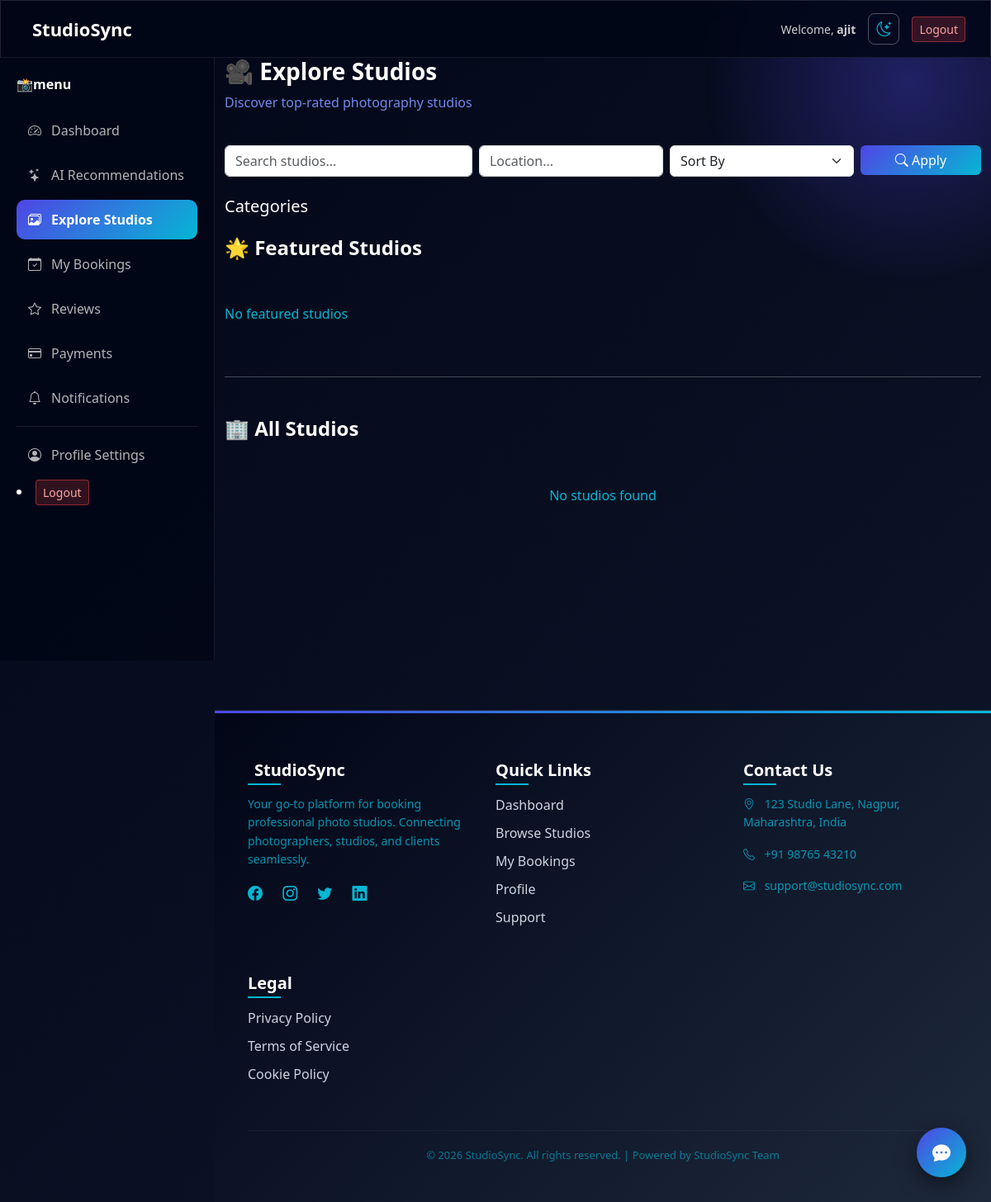
Before: /dashboard/explore/ (signed in) with the older database file.
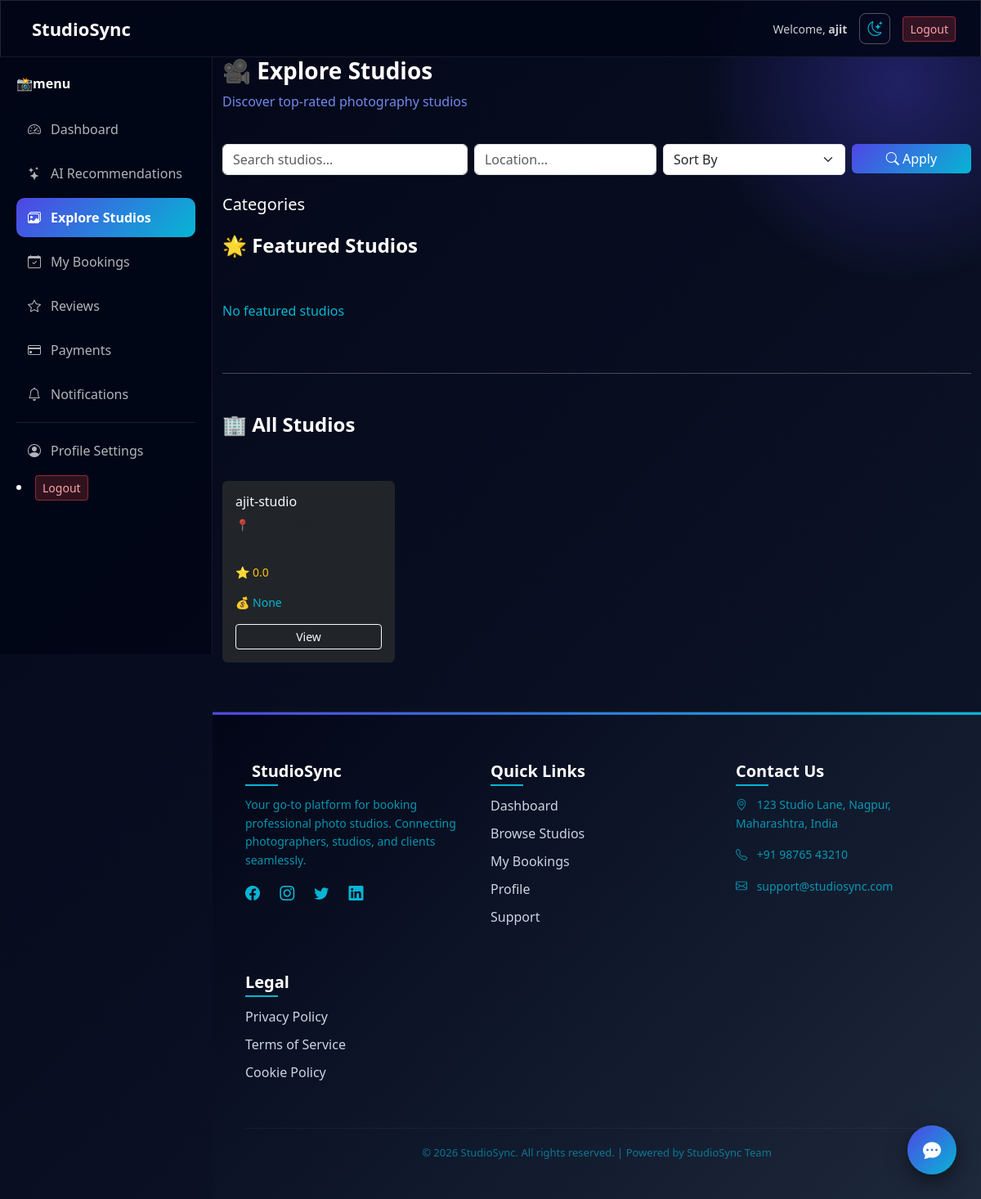
After: the same page with the newer database file.
### studios/models.py (models this page shows, shortened)
class Studio(models.Model):
    user = models.OneToOneField(settings.AUTH_USER_MODEL, on_delete=models.CASCADE, related_name='studio')
    studio_name = models.CharField(max_length=200)
    location = models.CharField(max_length=200)
    description = models.TextField(blank=True, null=True)
    profile_image = models.ImageField(upload_to="studio_profiles/", blank=True, null=True)
    category = models.ForeignKey(Category, on_delete=models.SET_NULL, null=True, blank=True)
    is_featured = models.BooleanField(default=False, help_text="Display on homepage")
    is_verified = models.BooleanField(default=False, help_text="Studio has been verified")
    price_range = models.CharField(
        max_length=50,
        blank=True,
        null=True,
        help_text="e.g., $100-$500 per hour"
    )
    experience_years = models.PositiveIntegerField(default=0, help_text="Years of experience")
    specializations = models.TextField(
        blank=True,
        null=True,
        help_text="Comma-separated specializations"
    )
    phone = models.CharField(max_length=20, blank=True, null=True)
    email = models.EmailField(blank=True, null=True)
    website = models.URLField(blank=True, null=True)
    created_at = models.DateTimeField(auto_now_add=True)
    updated_at = models.DateTimeField(auto_now=True)
    class Meta:
        ordering = ['-is_featured', '-created_at']
        verbose_name = 'Studio'
        verbose_name_plural = 'Studios'
        indexes = [
            models.Index(fields=['-is_featured', '-created_at']),
            models.Index(fields=['location']),
        ]
    def average_rating(self):
        averages = self.reviews.aggregate(models.Avg('rating'))
        return averages.get('rating__avg') or 0

### accounts/decorators.py (the view)
        def wrapper(request, *args, **kwargs):
            if request.user.role in allowed_roles:
                return view_func(request, *args, **kwargs)
            return redirect('login')

### templates/user/dashboard/explore_studios.html (shortened to what the changed rows need)
{% extends "user/dashboard/user_base.html" %}
{% block content %}
<div class="container-fluid">
    <div class="row g-4">
        {% for studio in studios %}
        <div class="col-md-3">
            <div class="card bg-dark text-light border-0 h-100">
                <div class="card-body">
                    <h6>{{ studio.studio_name }}</h6>
                    <p class="small text-muted">
                        📍 {{ studio.location }}
                    </p>
                    <p class="text-warning small">
                        ⭐ {{ studio.average_rating|floatformat:1 }}
                    </p>
                    <p class="small">
                        💰 {{ studio.price_range }}
                    </p>
                    <a href="{% url 'studios:studio_detail' studio.id %}"
                       class="btn btn-outline-light btn-sm w-100">
                        View
                    </a>
                </div>
            </div>
        </div>
        {% empty %}
        <p class="text-center">No studios found</p>
        {% endfor %}
    </div>
</div>
{% endblock %}

Changed rows visible on the page:
added Studio: studio_name "ajit-studio", average_rating "0.0", price_range "None"
Other visible differences:
text no longer shown: "No studios found"
